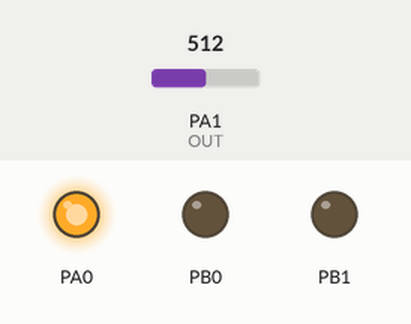
Recording of a program running on a simulated ATmega32, built with avr-gcc and emulated at 1 MHz. Parts: output pins drawn as LEDs (lit = HIGH). The inputs (shaded band) are chosen by the test bench; at power-on: PA1 (OUT) = 512. What the program prints to the serial monitor is not drawn.

Above: at 0.1 s.
Timing chart, 0 to 1.6 s (numbered marks = the images above):
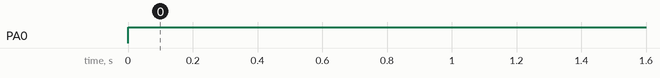

The program:

main.c
```c
/*
 * main.c
 *
 *  Created on: 18.11.2018
 *      Author: Przemek
 */

#include <avr\io.h>
#include <stdio.h>

#include "Includes/adc.h"
#include "Includes/port.h"
#include "Includes/uart.h"
#include "Includes/utils.h"
#include "Includes/measure.h"

int main(void){
	uint32_t measure;
	char *temp = "    ";

	portInit();
	adcInit();
	uartInit(4800);

	uartSendString("Hello world\n\r", 14);

	measure = adcMeasure();

	sprintf(temp,"%u",measure);

	//send data via UART
	uartSendString(temp,4);
	uartSendChar('\n');
	uartSendChar('\r');

	while(1){
		measure = performMeasure();
		//TODO: light on LEDs
		//% BAC = breath mg/L * 0.21
		//TODO: save record in EEPROM
	}

	return 0;
}
```

adc.h
```c
/*
 * adc.h
 *
 *  Created on: 26.11.2018
 *      Author: Przemek
 */

#ifndef ADC_H_
#define ADC_H_

#include <avr\io.h>

void adcInit(void);
void adcStart(void);
char adcIsFinished(void);
uint32_t adcMeasure(void);

#endif /* ADC_H_ */
```

measure.h
```c
/*
 * measure.h
 *
 *  Created on: 28.12.2018
 *      Author: Przemek
 */

#ifndef INCLUDES_MEASURE_H_
#define INCLUDES_MEASURE_H_

#include <avr\io.h>

#define SAMPLES_NR 100 //number of samples used to average out measure

uint32_t performMeasure(void);

#endif /* INCLUDES_MEASURE_H_ */
```

uart.h
```c
/*
 * uart.h
 *
 *  Created on: 03.12.2018
 *      Author: Przemek
 */

#ifndef INCLUDES_UART_H_
#define INCLUDES_UART_H_

#include <avr\io.h>

#define FOSC 1000000 // Clock Speed

/*
 * Note: Uart transmit with baud rate = 9600 bps is not working correct
 * */
void uartInit(unsigned int baudRate);
void uartSendChar(unsigned char data);
/*
 * @param str - string to send
 * @param size - size of a string in bytes
 * Note: End of a line should be considered when setting 'size'*/
void uartSendString(char* str, uint32_t size);

#endif /* INCLUDES_UART_H_ */
```

utils.h
```c
/*
 * utils.h
 *
 *  Created on: 10.12.2018
 *      Author: Przemek
 */

#ifndef INCLUDES_UTILS_H_
#define INCLUDES_UTILS_H_

#include <avr\io.h>

/*
 * Converts 8 bit number to three elements char table
 * */
void convertToChar(uint8_t number, char* tab);

#endif /* INCLUDES_UTILS_H_ */
```

adc.c
```c
/*
 * adc.c
 *
 *  Created on: 26.11.2018
 *      Author: Przemek
 */

#include "Includes/adc.h"

#include <avr\io.h>


//TODO: make adc interrupt driven

void adcInit(void){

	ADMUX = (1<<REFS0);		//set reference voltage to AVcc
	ADMUX |= 1; 			//set port ADC1 as ADC input
	ADCSRA = (1<<ADEN)|(1<<ADPS2)|(ADPS1)|(ADPS0); //Enable ADC with Prescalar=Fcpu/128
}

void adcStart(void){
	ADCSRA |= 1 << ADSC;
}

char adcIsFinished(void){
	if(ADCSRA & (1 << ADIF))
		return 1;
	else
		return 0;
}

uint32_t adcMeasure(void){
	uint32_t result;

	adcStart();

	while(!adcIsFinished());

	result = ADCL;
	result |= ADCH << 8;

	return result;
}
```

measure.c
```c
/*
 * measure.c
 *
 *  Created on: 28.12.2018
 *      Author: Przemek
 */

#include "Includes\measure.h"
#include "Includes\adc.h"

uint32_t performMeasure(void){
	uint32_t result;
	uint32_t i;

	result = 0;

	for(i=0;i<SAMPLES_NR;i++){
		result += adcMeasure();		//acquire samples
	}

	result = result/SAMPLES_NR;		//average out measure

	return result;

}
```

uart.c
```c
/*
 * uart.c
 *
 *  Created on: 03.12.2018
 *      Author: Przemek
 */

#include "Includes/uart.h"

#include <avr\io.h>


//TODO: made UART interrupt driven

void uartInit(unsigned int baudRate)
{
	uint32_t ubrr;

	UCSRA= 0x00;                 // Clear the UASRT status register

	/*calculate ubrr register value*/
	ubrr = FOSC/16/baudRate-1;

	/*Set baud rate */
	UBRRH = (unsigned char)(ubrr>>8);
	UBRRL = (unsigned char)ubrr;

	/* Enable receiver and transmitter */
	UCSRB = (1<<RXEN)|(1<<TXEN);

	UCSRC = (1<<URSEL) | (1<<UCSZ1) | (1<<UCSZ0);   // Async-mode
}

void uartSendChar(unsigned char data)
{
 /* Wait for empty transmit buffer */
 while ( !( UCSRA & (1<<UDRE)) );
 /* Put data into buffer, sends the data */
 UDR = data;
}

void uartSendString(char* str, uint32_t size){
	uint32_t i;

	for(i=0;i<size;i++){
		uartSendChar(str[i]);
	}
}
```

utils.c
```c
/*
 * utils.c
 *
 *  Created on: 10.12.2018
 *      Author: Przemek
 */

#include "Includes/utils.h"


void convertToChar(uint8_t number, char* tab){

	tab[0] = number%10 + '0';		//tab[0] - LSB
	tab[1] = number%100/10 + '0';
	tab[2] = number/100 + '0';
}
```

port.h
```c
/*
 * port.h
 *
 *  Created on: 03.12.2018
 *      Author: Przemek
 */

#ifndef PORT_H_
#define PORT_H_

#define IN 0
#define OUT 1

#define ON 1
#define OFF 0

void portInit(void);

#endif /* PORT_H_ */
```

port.c
```c
/*
 * port.c
 *
 *  Created on: 03.12.2018
 *      Author: Przemek
 */

#include "Includes/port.h"

#include <avr\io.h>


void portInit(void){
	/*Configure PORTA Pin 0 - Power On LED*/
	DDRA |= OUT << PIN0;	//set pin direction as output
	PORTA |= ON << PIN0;		//set pin value to high

	//configure output pin for LEDs - indicate amount of alcohol in breath*/
	DDRB |= OUT << PIN0 | OUT << PIN1 | OUT | PIN2;
	PORTB &= ~(ON << PIN0 | ON << PIN1 | ON << PIN2);
}
```

Measured:
- by itself, PA0: LOW → HIGH at 0.00 s
